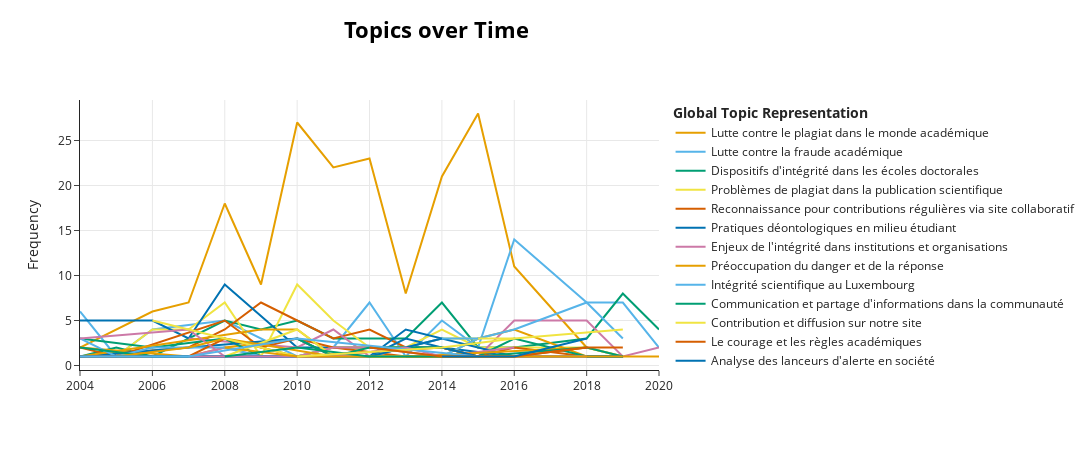

Here is the notebook cell this chart was saved with:
### Code cell
# Comme il s'agit d'un plotly, nous pouvons également tracer les étiquettes des sujets.
fig_dtm = topic_model_2.visualize_topics_over_time(topics_over_time, custom_labels=True, normalize_frequency=False, topics=[topic if topic not in [-1, 11, 16] else None for topic in topics_2])
fig_dtm.write_html("output/visualize_topics_over_time.html")
fig_dtm

### Figure 1 — Plotly figure (JSON) as saved in the notebook; plotly's stock layout.template omitted (floating-point values rounded to 4 significant figures)
{"data": [{"hoverinfo": "text", "hovertext": ["<b>Topic 0</b><br>Words: question, moyens, plaignent, tendance, émanant", "<b>Topic 0</b><br>Words: plagiat, de, du, thème, étudiants", "<b>Topic 0</b><br>Words: auteurs, article, plagié, enseignement, plagiat", "<b>Topic 0</b><br>Words: plagié, plagiat, de, les, géographie", "<b>Topic 0</b><br>Words: plagiat, son, le, de, des", "<b>Topic 0</b><br>Words: plagiat, du, la, de, en", "<b>Topic 0</b><br>Words: plagiat, de, du, la, le", "<b>Topic 0</b><br>Words: plagiat, le, de, du, des", "<b>Topic 0</b><br>Words: plagiat, personne, pour, oui, les", "<b>Topic 0</b><br>Words: plagiat, le, plagieur, la, de", "<b>Topic 0</b><br>Words: plagiat, de, le, la, du", "<b>Topic 0</b><br>Words: plagiat, les, une, plagiaire, aux", "<b>Topic 0</b><br>Words: animé, intéressantes, indices, lectures, cornell", "<b>Topic 0</b><br>Words: intéressant, arrêt, justice, contrario, master"], "marker": {"color": "#E69F00"}, "mode": "lines", "name": "Lutte contre le plagiat dans le monde académique", "type": "scatter", "x": ["2004-01-01T00:00:00", "2006-01-01T00:00:00", "2007-01-01T00:00:00", "2008-01-01T00:00:00", "2009-01-01T00:00:00", "2010-01-01T00:00:00", "2011-01-01T00:00:00", "2012-01-01T00:00:00", "2013-01-01T00:00:00", "2014-01-01T00:00:00", "2015-01-01T00:00:00", "2016-01-01T00:00:00", "2018-01-01T00:00:00", "2019-01-01T00:00:00"], "y": [2, 6, 7, 18, 9, 27, 22, 23, 8, 21, 28, 11, 2, 1]}, {"hoverinfo": "text", "hovertext": ["<b>Topic 1</b><br>Words: fraude, fraudeurs, venus, fraudes, me", "<b>Topic 1</b><br>Words: réussir, recueillir, recherchons, fixée, délit", "<b>Topic 1</b><br>Words: fraude, chers, internet, sur, remercier", "<b>Topic 1</b><br>Words: diplôme, fraude, chapitre, un, sur", "<b>Topic 1</b><br>Words: subi, entreprendre, pénibles, démarches, reconnaître", "<b>Topic 1</b><br>Words: fraude, hiérarchie, injonctions, auront, tentatives", "<b>Topic 1</b><br>Words: chers, fraude, 2012, done, it", "<b>Topic 1</b><br>Words: fondamental, saisit, impactent, comprenne, feront", "<b>Topic 1</b><br>Words: fraude, chers, évolue, académique, principaux", "<b>Topic 1</b><br>Words: fraude, représailles, engagements, ajouté, writer", "<b>Topic 1</b><br>Words: fraude, plagiat, action, international, et", "<b>Topic 1</b><br>Words: fraude, chers, académiques, action, international", "<b>Topic 1</b><br>Words: fraude, chers, action, académiques, 2019", "<b>Topic 1</b><br>Words: 2020, fraude, chers, midi, 79"], "marker": {"color": "#56B4E9"}, "mode": "lines", "name": "Lutte contre la fraude académique", "type": "scatter", "x": ["2004-01-01T00:00:00", "2005-01-01T00:00:00", "2006-01-01T00:00:00", "2008-01-01T00:00:00", "2010-01-01T00:00:00", "2011-01-01T00:00:00", "2012-01-01T00:00:00", "2013-01-01T00:00:00", "2014-01-01T00:00:00", "2015-01-01T00:00:00", "2016-01-01T00:00:00", "2018-01-01T00:00:00", "2019-01-01T00:00:00", "2020-01-01T00:00:00"], "y": [6, 1, 4, 5, 1, 2, 7, 1, 5, 2, 14, 7, 7, 2]}, {"hoverinfo": "text", "hovertext": ["<b>Topic 2</b><br>Words: exclus, certainement, 35, dea, viennent", "<b>Topic 2</b><br>Words: sûrement, explication, adoptons, commencerions, permise", "<b>Topic 2</b><br>Words: stratégie, taureau, cornes, intégrée, procédé", "<b>Topic 2</b><br>Words: université, déclare, prononcer, contacté, oserai", "<b>Topic 2</b><br>Words: université, nos, silvano, frank, plastria", "<b>Topic 2</b><br>Words: présidents, tous, recherches, universités, université", "<b>Topic 2</b><br>Words: présidente, université, jeter, éponge, devait", "<b>Topic 2</b><br>Words: science, université, lille, européenne, éducatif", "<b>Topic 2</b><br>Words: épidémiologie, révèlent, sollicitée, infectées, démontrent", "<b>Topic 2</b><br>Words: doctorales, université, grenoble, éthique, se", "<b>Topic 2</b><br>Words: pourriez, plait, madame, bougent, agenda", "<b>Topic 2</b><br>Words: trésorier, soufron, baptiste, hoffmeyer, mobilisées", "<b>Topic 2</b><br>Words: novembre, 2018, accueillis, plateforme, développent", "<b>Topic 2</b><br>Words: doctorales, dispositifs, place, 2019, université", "<b>Topic 2</b><br>Words: écoles, doctorales, universitaires, établissements, ouvert"], "marker": {"color": "#009E73"}, "mode": "lines", "name": "Dispositifs d'intégrité dans les écoles doctorales", "type": "scatter", "x": ["2004-01-01T00:00:00", "2005-01-01T00:00:00", "2006-01-01T00:00:00", "2008-01-01T00:00:00", "2009-01-01T00:00:00", "2010-01-01T00:00:00", "2011-01-01T00:00:00", "2012-01-01T00:00:00", "2013-01-01T00:00:00", "2014-01-01T00:00:00", "2015-01-01T00:00:00", "2016-01-01T00:00:00", "2018-01-01T00:00:00", "2019-01-01T00:00:00", "2020-01-01T00:00:00"], "y": [1, 2, 1, 5, 4, 5, 3, 3, 3, 7, 2, 2, 3, 8, 4]}, {"hoverinfo": "text", "hovertext": ["<b>Topic 3</b><br>Words: référencé, consacrés, ex, faut, commun", "<b>Topic 3</b><br>Words: hébergeant, précisé, gagne, partenaire, argent", "<b>Topic 3</b><br>Words: relativisme, essayer, nécessité, trouvent, écouter", "<b>Topic 3</b><br>Words: journal, of, research, business, article", "<b>Topic 3</b><br>Words: publication, deux, oublier, un, similaires", "<b>Topic 3</b><br>Words: bibliographique, antérieur, profite, saxonne, anglo", "<b>Topic 3</b><br>Words: publication, limited, group, publishing, emerald", "<b>Topic 3</b><br>Words: journal, pages, en, journalistes, wiki", "<b>Topic 3</b><br>Words: noble, reportage, accélérer, 20h, noire", "<b>Topic 3</b><br>Words: sphères, journaliste, perquisitions, principalement, santé", "<b>Topic 3</b><br>Words: dans, revues, éditeurs, articles, journal", "<b>Topic 3</b><br>Words: comptabilité, retiré, affirment, controverse, audit", "<b>Topic 3</b><br>Words: monde, financières, humoristiques, stratégiques, disruptive", "<b>Topic 3</b><br>Words: obtinrent, detective, amenée, stories, raconte", "<b>Topic 3</b><br>Words: 11h30, serai, 13h, lundi, atelier"], "marker": {"color": "#F0E442"}, "mode": "lines", "name": "Problèmes de plagiat dans la publication scientifique", "type": "scatter", "x": ["2004-01-01T00:00:00", "2005-01-01T00:00:00", "2006-01-01T00:00:00", "2007-01-01T00:00:00", "2008-01-01T00:00:00", "2009-01-01T00:00:00", "2010-01-01T00:00:00", "2011-01-01T00:00:00", "2012-01-01T00:00:00", "2013-01-01T00:00:00", "2014-01-01T00:00:00", "2015-01-01T00:00:00", "2016-01-01T00:00:00", "2018-01-01T00:00:00", "2019-01-01T00:00:00"], "y": [1, 1, 4, 4, 7, 1, 9, 5, 2, 2, 4, 2, 2, 2, 1]}, {"hoverinfo": "text", "hovertext": ["<b>Topic 4</b><br>Words: pragmatique, marche, perspective, futur, seconde", "<b>Topic 4</b><br>Words: responsable, globalisante, contributeur, sociétal, préservant", "<b>Topic 4</b><br>Words: responsable, site, régulières, contributions, collaboratif", "<b>Topic 4</b><br>Words: responsable, collaboratif, régulières, via, site", "<b>Topic 4</b><br>Words: responsable, régulières, contributions, vos, collaboratif", "<b>Topic 4</b><br>Words: responsable, information, collaboratif, grand, site", "<b>Topic 4</b><br>Words: responsable, collaboratif, merci, via, site", "<b>Topic 4</b><br>Words: responsable, nommé, naviguer, top, entièrement", "<b>Topic 4</b><br>Words: responsable, opté, qualificatif, satisfaction, jonas", "<b>Topic 4</b><br>Words: brochures, deviez, vos, responsable, efficaces", "<b>Topic 4</b><br>Words: rsa, inventer, soumets, intrigue, tradition", "<b>Topic 4</b><br>Words: ludiques, ancien, responsable, blog, celles", "<b>Topic 4</b><br>Words: chaîne, poste, obtenir, mobiliser, puisse"], "marker": {"color": "#D55E00"}, "mode": "lines", "name": "Reconnaissance pour contributions régulières via site collaboratif", "type": "scatter", "x": ["2004-01-01T00:00:00", "2007-01-01T00:00:00", "2008-01-01T00:00:00", "2009-01-01T00:00:00", "2010-01-01T00:00:00", "2011-01-01T00:00:00", "2012-01-01T00:00:00", "2013-01-01T00:00:00", "2014-01-01T00:00:00", "2015-01-01T00:00:00", "2016-01-01T00:00:00", "2018-01-01T00:00:00", "2019-01-01T00:00:00"], "y": [1, 2, 4, 7, 5, 3, 4, 2, 2, 1, 2, 1, 1]}, {"hoverinfo": "text", "hovertext": ["<b>Topic 5</b><br>Words: étudiants, hommes, sujet, ils, leur", "<b>Topic 5</b><br>Words: étudiants, également, réclame, suis, celles", "<b>Topic 5</b><br>Words: restons, étudiants, honorabilité, déclarations, signées", "<b>Topic 5</b><br>Words: étudiants, désarroi, inscrivez, régulière, existe", "<b>Topic 5</b><br>Words: intellectuelle, licences, permettaient, estivale, irist", "<b>Topic 5</b><br>Words: existence, préjudice, partiellement, admise, recouvre", "<b>Topic 5</b><br>Words: déontologie, profit, délaissés, éduquer, fatuité", "<b>Topic 5</b><br>Words: passionné, voyage, vécu, observateur, extraordinaire"], "marker": {"color": "#0072B2"}, "mode": "lines", "name": "Pratiques déontologiques en milieu étudiant", "type": "scatter", "x": ["2004-01-01T00:00:00", "2006-01-01T00:00:00", "2007-01-01T00:00:00", "2008-01-01T00:00:00", "2010-01-01T00:00:00", "2012-01-01T00:00:00", "2014-01-01T00:00:00", "2016-01-01T00:00:00"], "y": [5, 5, 3, 9, 2, 2, 2, 1]}, {"hoverinfo": "text", "hovertext": ["<b>Topic 6</b><br>Words: institutionnel, faut, aucun, practices, organisationnel", "<b>Topic 6</b><br>Words: auraient, suggérons, précédente, conseillons, supplique", "<b>Topic 6</b><br>Words: nombreuses, sa, réponses, back, voyons", "<b>Topic 6</b><br>Words: reçus, sensibles, signataires, longuement, écoute", "<b>Topic 6</b><br>Words: elles, institutions, colmater, refusent, voulant", "<b>Topic 6</b><br>Words: abandonnez, industrie, cea, adhéré, supplique", "<b>Topic 6</b><br>Words: bénéficions, horaires, criminelles, doctoral, plages", "<b>Topic 6</b><br>Words: sa, prise, fixés, physique, statuts", "<b>Topic 6</b><br>Words: instances, macro, nationales, monténégro, niveau", "<b>Topic 6</b><br>Words: grande, homogénéité, exister, allons, portant", "<b>Topic 6</b><br>Words: ces, intégrité, recherches, deux, cartographier"], "marker": {"color": "#CC79A7"}, "mode": "lines", "name": "Enjeux de l'intégrité dans institutions et organisations", "type": "scatter", "x": ["2007-01-01T00:00:00", "2010-01-01T00:00:00", "2011-01-01T00:00:00", "2012-01-01T00:00:00", "2013-01-01T00:00:00", "2014-01-01T00:00:00", "2015-01-01T00:00:00", "2016-01-01T00:00:00", "2018-01-01T00:00:00", "2019-01-01T00:00:00", "2020-01-01T00:00:00"], "y": [3, 2, 4, 1, 2, 2, 1, 5, 5, 1, 2]}, {"hoverinfo": "text", "hovertext": ["<b>Topic 7</b><br>Words: seul, plusieurs, signée, instinctivement, intelligent", "<b>Topic 7</b><br>Words: chère, crois, causale, législateur, exclusivement", "<b>Topic 7</b><br>Words: législateurs, tâchez, différent, perception, changer", "<b>Topic 7</b><br>Words: égard, impertinent, réalisme, affection, étrennes", "<b>Topic 7</b><br>Words: utilité, recevons, danger, avis, outils", "<b>Topic 7</b><br>Words: falsifié, importants, attribués, population, induire", "<b>Topic 7</b><br>Words: combat, participer, contribuer, collectif, nombreux", "<b>Topic 7</b><br>Words: qualifieraient, aucuns, neuf, diatribe, diffamatoire", "<b>Topic 7</b><br>Words: enrichir, onze, oubli, génère, impossible", "<b>Topic 7</b><br>Words: danger, racontant, agissons, optimiste, champs", "<b>Topic 7</b><br>Words: anodin, témoignage, invite, abord, lire", "<b>Topic 7</b><br>Words: motivés, bénévoles, souvenez, avenir, danger", "<b>Topic 7</b><br>Words: susceptibles, réseau, intéressées, inscrire, suivre"], "marker": {"color": "#E69F00"}, "mode": "lines", "name": "Préoccupation du danger et de la réponse", "type": "scatter", "x": ["2004-01-01T00:00:00", "2007-01-01T00:00:00", "2008-01-01T00:00:00", "2010-01-01T00:00:00", "2011-01-01T00:00:00", "2012-01-01T00:00:00", "2013-01-01T00:00:00", "2014-01-01T00:00:00", "2015-01-01T00:00:00", "2016-01-01T00:00:00", "2018-01-01T00:00:00", "2019-01-01T00:00:00", "2020-01-01T00:00:00"], "y": [2, 1, 2, 3, 1, 1, 1, 1, 3, 4, 1, 1, 1]}, {"hoverinfo": "text", "hovertext": ["<b>Topic 8</b><br>Words: réuni, mars, canada, groupe, suisse", "<b>Topic 8</b><br>Words: directes, 113, proviennent, différents, 17", "<b>Topic 8</b><br>Words: commission, égide, créée, consacrée, présider", "<b>Topic 8</b><br>Words: affirme, tagesanzeiger, zurich, engagée, experts", "<b>Topic 8</b><br>Words: associant, complète, tapuscrits, archivage, horizon", "<b>Topic 8</b><br>Words: structure, luxembourg, avril, recherche, 22", "<b>Topic 8</b><br>Words: conseillers, conseil, pays, bureau, scientifique", "<b>Topic 8</b><br>Words: irafpa, institut, luxembourg, lari, missions", "<b>Topic 8</b><br>Words: irafpa, partenaires, swissuniversities, edition, habituels"], "marker": {"color": "#56B4E9"}, "mode": "lines", "name": "Intégrité scientifique au Luxembourg", "type": "scatter", "x": ["2006-01-01T00:00:00", "2008-01-01T00:00:00", "2011-01-01T00:00:00", "2013-01-01T00:00:00", "2014-01-01T00:00:00", "2015-01-01T00:00:00", "2016-01-01T00:00:00", "2018-01-01T00:00:00", "2019-01-01T00:00:00"], "y": [1, 1, 1, 1, 1, 3, 4, 7, 3]}, {"hoverinfo": "text", "hovertext": ["<b>Topic 9</b><br>Words: levée, sentis, australie, structuration, virtuel", "<b>Topic 9</b><br>Words: etc, arte, nrj, morlaix, léman", "<b>Topic 9</b><br>Words: communauté, racine, longtemps, décisions, sédimente", "<b>Topic 9</b><br>Words: passer, stressantes, sérénité, consacrer, envie", "<b>Topic 9</b><br>Words: évitent, formels, propagent, précises, ressentiments", "<b>Topic 9</b><br>Words: sociologie, fondamentales, prononcés, intéressé, envisager", "<b>Topic 9</b><br>Words: peu, prud, intervenons, instrumentés, acceptons", "<b>Topic 9</b><br>Words: impérieux, semblable, chance, parle, impliquer", "<b>Topic 9</b><br>Words: sensible, associative, méandres, impliqué, pair", "<b>Topic 9</b><br>Words: part, objet, associatif, contrevenants, distinguer", "<b>Topic 9</b><br>Words: interpersonnels, constructifs, internationaux, liens, reste", "<b>Topic 9</b><br>Words: préalable, élaboration, impartiales, mobilisation, preuves"], "marker": {"color": "#009E73"}, "mode": "lines", "name": "Communication et partage d'informations dans la communauté", "type": "scatter", "x": ["2004-01-01T00:00:00", "2006-01-01T00:00:00", "2008-01-01T00:00:00", "2009-01-01T00:00:00", "2010-01-01T00:00:00", "2011-01-01T00:00:00", "2013-01-01T00:00:00", "2014-01-01T00:00:00", "2015-01-01T00:00:00", "2016-01-01T00:00:00", "2018-01-01T00:00:00", "2019-01-01T00:00:00"], "y": [3, 2, 3, 1, 1, 2, 2, 2, 1, 3, 1, 1]}, {"hoverinfo": "text", "hovertext": ["<b>Topic 10</b><br>Words: reconnaissantes, injurieuses, inquiètes, attentive, méritent", "<b>Topic 10</b><br>Words: enrichi, rubriques, laisse, ecom, nouvelles", "<b>Topic 10</b><br>Words: œuvres, alternatifs, améliorer, diffuser, libres", "<b>Topic 10</b><br>Words: texte, commenter, diffuser, contribuer, analyses", "<b>Topic 10</b><br>Words: mines, diffuser, géosciences, innovation, organisateurs", "<b>Topic 10</b><br>Words: contribuent, site, collaboratif, diffusent, réseaux", "<b>Topic 10</b><br>Words: diffusent, réseaux, ou, inscrivent, contribuent", "<b>Topic 10</b><br>Words: diffusent, réseaux, collaboratif, ndk, contribuent", "<b>Topic 10</b><br>Words: réseaux, diffusent, nos, contribuent, analyses", "<b>Topic 10</b><br>Words: mines, ou, riches, interactions, loire"], "marker": {"color": "#F0E442"}, "mode": "lines", "name": "Contribution et diffusion sur notre site", "type": "scatter", "x": ["2004-01-01T00:00:00", "2006-01-01T00:00:00", "2010-01-01T00:00:00", "2011-01-01T00:00:00", "2012-01-01T00:00:00", "2013-01-01T00:00:00", "2014-01-01T00:00:00", "2015-01-01T00:00:00", "2016-01-01T00:00:00", "2019-01-01T00:00:00"], "y": [1, 1, 1, 2, 2, 2, 3, 3, 3, 4]}, {"hoverinfo": "text", "hovertext": ["<b>Topic 12</b><br>Words: courage, expliquent, emprunts, glissement, matière", "<b>Topic 12</b><br>Words: passez, courage, bon, contrôler, expliquer", "<b>Topic 12</b><br>Words: courage, bon, accablent, envoie, tâches", "<b>Topic 12</b><br>Words: courage, garderez, amertume, ne, systématiquement", "<b>Topic 12</b><br>Words: courage, pairs, non, altérité, couardise", "<b>Topic 12</b><br>Words: aboutit, romans, courageux, auteure, montage", "<b>Topic 12</b><br>Words: avait, allemande, mörgeli, validé, témoigner", "<b>Topic 12</b><br>Words: arrive, conséquent, motifs, règle, malheureusement", "<b>Topic 12</b><br>Words: buzz, bologne, sérieusement, piccio, luccio"], "marker": {"color": "#D55E00"}, "mode": "lines", "name": "Le courage et les règles académiques", "type": "scatter", "x": ["2004-01-01T00:00:00", "2005-01-01T00:00:00", "2008-01-01T00:00:00", "2009-01-01T00:00:00", "2010-01-01T00:00:00", "2011-01-01T00:00:00", "2013-01-01T00:00:00", "2014-01-01T00:00:00", "2016-01-01T00:00:00"], "y": [2, 1, 5, 2, 3, 2, 1, 1, 1]}, {"hoverinfo": "text", "hovertext": ["<b>Topic 13</b><br>Words: effecteur, vais, choix, soumettre, contenu", "<b>Topic 13</b><br>Words: émission, illustration, stéphane, subsidiaire, bern", "<b>Topic 13</b><br>Words: affecte, aims, actuelle, optimistes, code", "<b>Topic 13</b><br>Words: interdisciplinaire, bar, romande, émission, culturelle", "<b>Topic 13</b><br>Words: surprise, écoutés, agréablement, inspecteurs, heures", "<b>Topic 13</b><br>Words: alerteurs, lanceurs, traqueurs, bannit, appui", "<b>Topic 13</b><br>Words: imbroglios, rationnelle, efficace, expliquons, éviter", "<b>Topic 13</b><br>Words: gêne, lanceurs, vérité, précisons, alerte"], "marker": {"color": "#0072B2"}, "mode": "lines", "name": "Analyse des lanceurs d'alerte en société", "type": "scatter", "x": ["2004-01-01T00:00:00", "2007-01-01T00:00:00", "2010-01-01T00:00:00", "2011-01-01T00:00:00", "2012-01-01T00:00:00", "2013-01-01T00:00:00", "2016-01-01T00:00:00", "2019-01-01T00:00:00"], "y": [1, 2, 3, 1, 1, 4, 1, 1]}, {"hoverinfo": "text", "hovertext": ["<b>Topic 14</b><br>Words: administrations, indiquent, logiciels, majorité, détection", "<b>Topic 14</b><br>Words: détection, appliquer, logiciel, évaluation, vente", "<b>Topic 14</b><br>Words: détaillé, examen, détection, logiciel, usage", "<b>Topic 14</b><br>Words: détection, similarités, logiciels, logiciel, soumission", "<b>Topic 14</b><br>Words: détection, hors, annexes, intégral, turnitin", "<b>Topic 14</b><br>Words: détection, logiciels, miraculeux, vagues, citent", "<b>Topic 14</b><br>Words: détection, logiciels, turnitin, savants, similitude", "<b>Topic 14</b><br>Words: détection, soumis, logiciels, logiciel, turnitin", "<b>Topic 14</b><br>Words: détection, logiciels, valoriser, concevoir, ores", "<b>Topic 14</b><br>Words: logiciels, détection, signature, similarités, testé"], "marker": {"color": "#CC79A7"}, "mode": "lines", "name": "Usage des logiciels de détection de similarités", "type": "scatter", "x": ["2004-01-01T00:00:00", "2006-01-01T00:00:00", "2007-01-01T00:00:00", "2008-01-01T00:00:00", "2009-01-01T00:00:00", "2010-01-01T00:00:00", "2011-01-01T00:00:00", "2012-01-01T00:00:00", "2014-01-01T00:00:00", "2016-01-01T00:00:00"], "y": [1, 1, 1, 2, 1, 1, 2, 2, 1, 2]}, {"hoverinfo": "text", "hovertext": ["<b>Topic 15</b><br>Words: laissant, traditions, historiques, étranger, exercice", "<b>Topic 15</b><br>Words: cnu, thèse, doctorat, certains, peut", "<b>Topic 15</b><br>Words: doctorat, thèse, ayant, celui, intérêt", "<b>Topic 15</b><br>Words: pièce, ontologie, ridicule, excuse, loin", "<b>Topic 15</b><br>Words: décernent, commencent, acquis, négligence, vérifier", "<b>Topic 15</b><br>Words: vertueuse, aptes, assimilé, commencer, référents"], "marker": {"color": "#E69F00"}, "mode": "lines", "name": "Annulation de thèse et contrôle des doctorats", "type": "scatter", "x": ["2004-01-01T00:00:00", "2009-01-01T00:00:00", "2010-01-01T00:00:00", "2011-01-01T00:00:00", "2013-01-01T00:00:00", "2018-01-01T00:00:00"], "y": [1, 4, 4, 1, 1, 2]}, {"hoverinfo": "text", "hovertext": ["<b>Topic 17</b><br>Words: internet, leurs, triché, 75, fabuleux", "<b>Topic 17</b><br>Words: épistémologiques, fonctionnalisme, structuralisme, éclairages, abordera", "<b>Topic 17</b><br>Words: opportunités, fantastiques, saisissent, références, prévisible", "<b>Topic 17</b><br>Words: importe, internet, prévaut, soudaine, introduction", "<b>Topic 17</b><br>Words: nom, perd, retrouve, reconstitution, autoplagiats", "<b>Topic 17</b><br>Words: plate, disposition, mets, aspects, légaux", "<b>Topic 17</b><br>Words: dues, progression, essentiel, dérives, relais", "<b>Topic 17</b><br>Words: triste, risqué, accrue, croissance, gratuits"], "marker": {"color": "#56B4E9"}, "mode": "lines", "name": "Plagiat sur Internet et valeurs professionnelles", "type": "scatter", "x": ["2004-01-01T00:00:00", "2005-01-01T00:00:00", "2006-01-01T00:00:00", "2008-01-01T00:00:00", "2009-01-01T00:00:00", "2010-01-01T00:00:00", "2012-01-01T00:00:00", "2016-01-01T00:00:00"], "y": [3, 1, 2, 2, 1, 1, 1, 1]}, {"hoverinfo": "text", "hovertext": ["<b>Topic 18</b><br>Words: sur, vs, canada, manière, nos", "<b>Topic 18</b><br>Words: huit, achevée, laval, nationalités, niveaux", "<b>Topic 18</b><br>Words: connaissent, documentaire, entrant, spécifique, 70", "<b>Topic 18</b><br>Words: 10, guillemets, consécutives, section, réparties", "<b>Topic 18</b><br>Words: congrès, acfas, séance, enchantée, revenue", "<b>Topic 18</b><br>Words: xviie, poétique, littérature, rhétorique, royale", "<b>Topic 18</b><br>Words: centralisant, survenus, province, dote, évolution", "<b>Topic 18</b><br>Words: québec, supprime, vidéo, chicoutimi, nationaux", "<b>Topic 18</b><br>Words: doyennes, doyens, adésaq, sherbrooke, supérieures"], "marker": {"color": "#009E73"}, "mode": "lines", "name": "Enjeux formation Québec université enquête", "type": "scatter", "x": ["2004-01-01T00:00:00", "2006-01-01T00:00:00", "2007-01-01T00:00:00", "2010-01-01T00:00:00", "2011-01-01T00:00:00", "2012-01-01T00:00:00", "2015-01-01T00:00:00", "2018-01-01T00:00:00", "2019-01-01T00:00:00"], "y": [2, 1, 1, 1, 1, 1, 1, 2, 1]}, {"hoverinfo": "text", "hovertext": ["<b>Topic 19</b><br>Words: résolution, ait, eu, institutionnelle, semble", "<b>Topic 19</b><br>Words: exerçait, licenciement, eu, procédé, institution", "<b>Topic 19</b><br>Words: tempête, tahiti, mettre, pouvons, terme", "<b>Topic 19</b><br>Words: juge, zreik, khaldoun, référés, considéré", "<b>Topic 19</b><br>Words: appelée, procureur, république, instance, tribunal", "<b>Topic 19</b><br>Words: national, fonds, proposées, semblables, fns", "<b>Topic 19</b><br>Words: mandon, chargé, thierry, etat, remis", "<b>Topic 19</b><br>Words: démise, remplacée, antoine, interim, ad"], "marker": {"color": "#F0E442"}, "mode": "lines", "name": "Licenciements par tribunaux nationaux en France", "type": "scatter", "x": ["2008-01-01T00:00:00", "2010-01-01T00:00:00", "2011-01-01T00:00:00", "2012-01-01T00:00:00", "2013-01-01T00:00:00", "2014-01-01T00:00:00", "2016-01-01T00:00:00", "2018-01-01T00:00:00"], "y": [1, 4, 1, 1, 1, 1, 1, 1]}, {"hoverinfo": "text", "hovertext": ["<b>Topic 20</b><br>Words: figurer, souhaiteriez, chefs, position, indiquer", "<b>Topic 20</b><br>Words: chef, rédacteurs, message, positif, relayé", "<b>Topic 20</b><br>Words: chef, rédacteur, revue, excuses, rédacteurs", "<b>Topic 20</b><br>Words: chef, rédacteur, rédacteurs, revue, floué", "<b>Topic 20</b><br>Words: chef, rédacteur, stratégique, remplacer, remaniement", "<b>Topic 20</b><br>Words: chef, rédacteur, contestation, arguments, revue", "<b>Topic 20</b><br>Words: chef, rédacteur, extrêmement, shabou, mohamed"], "marker": {"color": "#D55E00"}, "mode": "lines", "name": "Conflit éditorial dans une revue scientifique", "type": "scatter", "x": ["2004-01-01T00:00:00", "2007-01-01T00:00:00", "2008-01-01T00:00:00", "2009-01-01T00:00:00", "2010-01-01T00:00:00", "2014-01-01T00:00:00", "2015-01-01T00:00:00"], "y": [1, 1, 3, 2, 1, 2, 1]}, {"hoverinfo": "text", "hovertext": ["<b>Topic 21</b><br>Words: particuliers, fortuites, considérer, punitions, sauvegarde", "<b>Topic 21</b><br>Words: résistant, appuyées, environnement, déterminent, franchement", "<b>Topic 21</b><br>Words: progressent, casuistique, 2004, méthodologique, collectives", "<b>Topic 21</b><br>Words: force, individus, légitimité, particularisme, résonance", "<b>Topic 21</b><br>Words: taxonomie, qualifiés, injustice, revu, pervers", "<b>Topic 21</b><br>Words: confus, révèle, mots, postures, caractéristiques", "<b>Topic 21</b><br>Words: avons, posture, adoptée, inscrite, gènes", "<b>Topic 21</b><br>Words: appliquée, constaté, rigueur, impose, méthodologie"], "marker": {"color": "#0072B2"}, "mode": "lines", "name": "Cas et situations dans notre démarche.", "type": "scatter", "x": ["2007-01-01T00:00:00", "2010-01-01T00:00:00", "2012-01-01T00:00:00", "2013-01-01T00:00:00", "2014-01-01T00:00:00", "2015-01-01T00:00:00", "2016-01-01T00:00:00", "2019-01-01T00:00:00"], "y": [1, 1, 1, 3, 2, 1, 1, 1]}, {"hoverinfo": "text", "hovertext": ["<b>Topic 22</b><br>Words: témoignages, sont, document, imprimé, directs", "<b>Topic 22</b><br>Words: concept, concurrents, tiré, concepts, document", "<b>Topic 22</b><br>Words: subtilité, nuances, témoigne, cependant, beaucoup", "<b>Topic 22</b><br>Words: urkund, test, compilatio, comparatif, remercions", "<b>Topic 22</b><br>Words: réalisations, concrètes, impressionnés, questionnements, progression"], "marker": {"color": "#CC79A7"}, "mode": "lines", "name": "Compétition de création de documents électroniques", "type": "scatter", "x": ["2004-01-01T00:00:00", "2007-01-01T00:00:00", "2008-01-01T00:00:00", "2016-01-01T00:00:00", "2018-01-01T00:00:00"], "y": [3, 4, 1, 1, 1]}, {"hoverinfo": "text", "hovertext": ["<b>Topic 23</b><br>Words: unige, ecom, ch, http, work", "<b>Topic 23</b><br>Words: enrichissement, unige, ch, ecom, http", "<b>Topic 23</b><br>Words: enrichissement, unige, ch, collectif, contribuent", "<b>Topic 23</b><br>Words: débuts, collectif, huit, était, après", "<b>Topic 23</b><br>Words: placerons, compilerons, prochaine, début, site", "<b>Topic 23</b><br>Words: lausanne, juillet, pragmatiques, 2014, encore", "<b>Topic 23</b><br>Words: ancrons, failles, dernière, répondu, grand"], "marker": {"color": "#E69F00"}, "mode": "lines", "name": "Reconnaissance des contributions au projet collectif", "type": "scatter", "x": ["2005-01-01T00:00:00", "2007-01-01T00:00:00", "2008-01-01T00:00:00", "2011-01-01T00:00:00", "2013-01-01T00:00:00", "2014-01-01T00:00:00", "2015-01-01T00:00:00"], "y": [1, 2, 3, 1, 1, 1, 1]}, {"hoverinfo": "text", "hovertext": ["<b>Topic 24</b><br>Words: humour, pickdoc, entretiens, modernes, alliance", "<b>Topic 24</b><br>Words: humour, problématique, concours, propose, mettre", "<b>Topic 24</b><br>Words: était, carapa, procera, devenu, plante", "<b>Topic 24</b><br>Words: humour, rubrique, joué, placé, avions", "<b>Topic 24</b><br>Words: humour, joué, rubrique, texte, pillé"], "marker": {"color": "#56B4E9"}, "mode": "lines", "name": "Articles scientifiques et humour dans l'édition", "type": "scatter", "x": ["2006-01-01T00:00:00", "2007-01-01T00:00:00", "2012-01-01T00:00:00", "2014-01-01T00:00:00", "2015-01-01T00:00:00"], "y": [1, 1, 1, 3, 3]}, {"hoverinfo": "text", "hovertext": ["<b>Topic 25</b><br>Words: pair, partagerons, intrigants, attendant, nouveaux", "<b>Topic 25</b><br>Words: partagerons, intrigants, attendant, nouveaux, vacances", "<b>Topic 25</b><br>Words: partagerons, intrigants, sépare, attendant, nouveaux", "<b>Topic 25</b><br>Words: nous, regrettons, dégager, opératoire, traitons"], "marker": {"color": "#009E73"}, "mode": "lines", "name": "Cas intrigants partagés en septembre", "type": "scatter", "x": ["2010-01-01T00:00:00", "2011-01-01T00:00:00", "2012-01-01T00:00:00", "2014-01-01T00:00:00"], "y": [3, 1, 2, 2]}, {"hoverinfo": "text", "hovertext": ["<b>Topic 26</b><br>Words: sites, modèle, client, documents, modèles", "<b>Topic 26</b><br>Words: modèle, transactionnel, préparé, fourni, dessous", "<b>Topic 26</b><br>Words: sites, marché, aidant, tricher, payants"], "marker": {"color": "#F0E442"}, "mode": "lines", "name": "Modèles de sites payants pour tricher", "type": "scatter", "x": ["2006-01-01T00:00:00", "2010-01-01T00:00:00", "2016-01-01T00:00:00"], "y": [5, 1, 1]}, {"hoverinfo": "text", "hovertext": ["<b>Topic 27</b><br>Words: association, adhésions, donnez, maghrébine, marketing", "<b>Topic 27</b><br>Words: cohésion, léger, région, souhaitent, dispositif", "<b>Topic 27</b><br>Words: adhésion, renseignement, jusqu, individuels, 1er", "<b>Topic 27</b><br>Words: adhésions, individuelles, statut, reçues, peuvent", "<b>Topic 27</b><br>Words: adhésion, institutionnelle, individuels, financière, spontanément"], "marker": {"color": "#D55E00"}, "mode": "lines", "name": "Adhésions à une association scientifique individuelle", "type": "scatter", "x": ["2013-01-01T00:00:00", "2014-01-01T00:00:00", "2016-01-01T00:00:00", "2018-01-01T00:00:00", "2019-01-01T00:00:00"], "y": [1, 1, 1, 2, 2]}, {"hoverinfo": "text", "hovertext": ["<b>Topic 28</b><br>Words: rendus, décidé, contrôler, mémoires, avons", "<b>Topic 28</b><br>Words: blesser, insignifiant, résultat, reçoit, système", "<b>Topic 28</b><br>Words: méditer, préparé, devoirs, programme, compléter", "<b>Topic 28</b><br>Words: avons, système, trois, ans, abandonner"], "marker": {"color": "#0072B2"}, "mode": "lines", "name": "Contrôle des mémoires universitaires datant depuis vingt ans", "type": "scatter", "x": ["2004-01-01T00:00:00", "2007-01-01T00:00:00", "2012-01-01T00:00:00", "2014-01-01T00:00:00"], "y": [1, 1, 1, 3]}, {"hoverinfo": "text", "hovertext": ["<b>Topic 29</b><br>Words: issu, choisissez, alternative, troisième, répondre", "<b>Topic 29</b><br>Words: gré, humeurs, modifie, anodin, cv", "<b>Topic 29</b><br>Words: paraphrases, ramses, édifiantes, tôt, grandet", "<b>Topic 29</b><br>Words: conseillers, sainement, mûrs, plagiés, amont", "<b>Topic 29</b><br>Words: choqués, recevons, plagiés, chaque, cours"], "marker": {"color": "#CC79A7"}, "mode": "lines", "name": "Conseillers contre le plagiat multiples", "type": "scatter", "x": ["2007-01-01T00:00:00", "2008-01-01T00:00:00", "2011-01-01T00:00:00", "2013-01-01T00:00:00", "2014-01-01T00:00:00"], "y": [1, 1, 1, 2, 1]}, {"hoverinfo": "text", "hovertext": ["<b>Topic 30</b><br>Words: complets, tunisien, décrets, oeuvrent, adopter", "<b>Topic 30</b><br>Words: tunisie, expliqueriez, devoirs, spécialistes, appelle", "<b>Topic 30</b><br>Words: tunisie, chaleureuses, félicitations, amis, reçoivent", "<b>Topic 30</b><br>Words: tunisie, liban, thésards, alerter, davantage", "<b>Topic 30</b><br>Words: tunisie, sousse, saxonne, téléchargé, bucarest"], "marker": {"color": "#E69F00"}, "mode": "lines", "name": "Reconnaissance aux collègues tunisiens félicitations", "type": "scatter", "x": ["2008-01-01T00:00:00", "2010-01-01T00:00:00", "2011-01-01T00:00:00", "2013-01-01T00:00:00", "2019-01-01T00:00:00"], "y": [2, 1, 1, 1, 1]}, {"hoverinfo": "text", "hovertext": ["<b>Topic 31</b><br>Words: créant, placer, diverses, dédiée, page", "<b>Topic 31</b><br>Words: amusé, google, recul, netethique, net", "<b>Topic 31</b><br>Words: web, documents, éclatante, allié, avérer", "<b>Topic 31</b><br>Words: diplômes, suivez, enquêteuse, fabriquer, traces"], "marker": {"color": "#56B4E9"}, "mode": "lines", "name": "Utilisation du web pour vérifier les diplômes", "type": "scatter", "x": ["2004-01-01T00:00:00", "2007-01-01T00:00:00", "2010-01-01T00:00:00", "2015-01-01T00:00:00"], "y": [1, 1, 3, 1]}, {"hoverinfo": "text", "hovertext": ["<b>Topic 32</b><br>Words: attentivement, auxquelles, questions, serions, vignettes", "<b>Topic 32</b><br>Words: questions, évincé, 2009, lesquelles, heureuse", "<b>Topic 32</b><br>Words: 48, aideront, heures, tour, questions", "<b>Topic 32</b><br>Words: ayez, gentillesse, posées, tour, aimerais", "<b>Topic 32</b><br>Words: slides, 57, touche, propriétaire, vos"], "marker": {"color": "#009E73"}, "mode": "lines", "name": "Questions et réponses sur les diapositives", "type": "scatter", "x": ["2008-01-01T00:00:00", "2010-01-01T00:00:00", "2012-01-01T00:00:00", "2013-01-01T00:00:00", "2014-01-01T00:00:00"], "y": [1, 2, 1, 1, 1]}, {"hoverinfo": "text", "hovertext": ["<b>Topic 33</b><br>Words: ordre, ennemi, milgram, obéissance, authentique", "<b>Topic 33</b><br>Words: ordre, ni, juridique, médiatique, académique", "<b>Topic 33</b><br>Words: ordre, juridique, cessons, ordres, académique"], "marker": {"color": "#F0E442"}, "mode": "lines", "name": "Convergence et distinction des ordres académique et juridique", "type": "scatter", "x": ["2010-01-01T00:00:00", "2014-01-01T00:00:00", "2016-01-01T00:00:00"], "y": [1, 2, 3]}, {"hoverinfo": "text", "hovertext": ["<b>Topic 34</b><br>Words: médiation, instances, petit, acteurs, objectives", "<b>Topic 34</b><br>Words: médiation, dépassionnée, environnements, dérouler, patience", "<b>Topic 34</b><br>Words: médiation, happy, favorablement, end, sereine", "<b>Topic 34</b><br>Words: médiation, spécifiques, gestion, acquièrent, acquérir"], "marker": {"color": "#D55E00"}, "mode": "lines", "name": "Médiation et gestion des instances spécifiques", "type": "scatter", "x": ["2012-01-01T00:00:00", "2014-01-01T00:00:00", "2016-01-01T00:00:00", "2018-01-01T00:00:00"], "y": [2, 1, 1, 2]}, {"hoverinfo": "text", "hovertext": ["<b>Topic 35</b><br>Words: tonalité, médiatiques, préfigurent, associatifs, sélection", "<b>Topic 35</b><br>Words: accompagnement, instruits, dossiers, vingt, expertises", "<b>Topic 35</b><br>Words: expertise, dossiers, constitués, transmis, socle"], "marker": {"color": "#0072B2"}, "mode": "lines", "name": "Gestion des dossiers d'expertise en 2016", "type": "scatter", "x": ["2014-01-01T00:00:00", "2016-01-01T00:00:00", "2018-01-01T00:00:00"], "y": [1, 1, 3]}], "layout": {"height": 450, "hoverlabel": {"bgcolor": "white", "font": {"family": "Rockwell", "size": 16}}, "legend": {"title": {"text": "<b>Global Topic Representation"}}, "title": {"font": {"color": "Black", "size": 22}, "text": "<b>Topics over Time</b>", "x": 0.4, "xanchor": "center", "y": 0.95, "yanchor": "top"}, "width": 1250, "xaxis": {"showgrid": true}, "yaxis": {"showgrid": true, "title": {"text": "Frequency"}}}}
